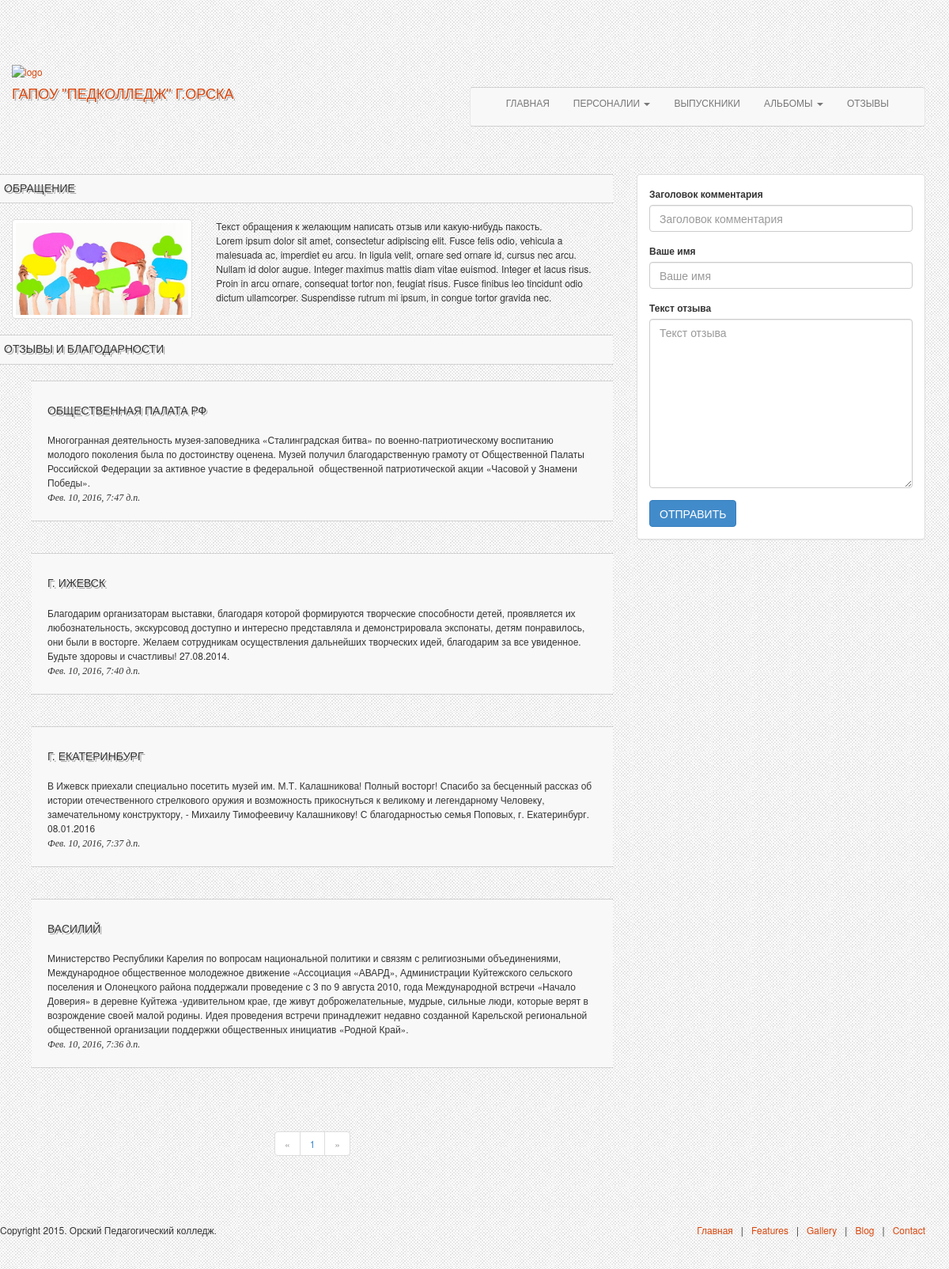
/responses/, run on the app's committed database.
### responses/models.py (models this page shows, shortened)
class response(models.Model):
    title        = models.CharField(verbose_name='Заголовок комментария', max_length=100)
    name         = models.CharField(verbose_name='Ваше имя', max_length=30)
    article      = RichTextField(verbose_name='Текст отзыва')
    publish_date = models.DateTimeField(verbose_name='Дата публикации',auto_now_add=True)
    veryfid_data = models.BooleanField(verbose_name='Данные подтверждены администратором сайта',default=False)
    class Meta:
        db_table = 'response'
        ordering = ['-publish_date']
        verbose_name = 'Отзыв'
        verbose_name_plural = "Отзывы"

### responses/views.py (the view)
# urls.py: url(r'^page/(\d+)/$', 'responses.views.responses_all'),
def responses_all(request, page_number=1):
    args = {}
    args.update(csrf(request))
    all_responses = response.objects.filter(veryfid_data=True)
    current_page = Paginator(all_responses,5)
    args['responses'] = current_page.page(page_number)
    args['form'] = ResponsesForm
    return render_to_response('response.html', args)

### responses/templates/response.html (shortened to what this page needs)
{% extends 'base.html' %}
{% load staticfiles %}
{% load bootstrap3 %}
{% block content %}
<div class="row">
    <div class="col-lg-8 col-md-8 col-sm-12 col-xs-12">
        <div class="col-lg-12 col-md-12 col-sm-12 col-xs-12">
            <div class="row">
                <h5 class="title-bg">Обращение</h5>
                <div class="col-lg-4 col-md-4 col-sm-4 col-xs-4">
                    <img src="{% static "static/img/responses.jpg" %}" style="width: 100%;" class="img-thumbnail"/>
                </div>
                <div class="col-lg-8 col-md-8 col-sm-8 col-xs-8">
                    Текст обращения к желающим написать отзыв или какую-нибудь пакость. <br/>
                    Lorem ipsum dolor sit amet, consectetur adipiscing elit. Fusce felis odio, vehicula a malesuada ac, imperdiet eu arcu. In ligula velit, ornare sed ornare id, cursus nec arcu. Nullam id dolor augue. Integer maximus mattis diam vitae euismod. Integer et lacus risus. Proin in arcu ornare, consequat tortor non, feugiat risus. Fusce finibus leo tincidunt odio dictum ullamcorper. Suspendisse rutrum mi ipsum, in congue tortor gravida nec.
                </div>
            </div>
        </div>
        <div class="col-lg-12 col-md-12 col-sm-12 col-xs-12">
            <div class="row">
                <h5 class="title-bg">Отзывы и благодарности</h5>
                <section class="comments">
                    <ul>
                    {% for response in responses %}
                        <li>
                            <h5>{{ response.name }}</h5>
                            <div class="comment-content">{{ response.article|cut:"<p>"|cut:"</p>"|safe }}</div>
                            <span class="comment-date" style="text-align: right;">{{ response.publish_date }}</span>
                        </li>
                    {% endfor %}
                    </ul>
                </section>
            </div>
        </div>
        <div class="col-lg-12 col-md-12 col-sm-12 col-xs-12 text-center">
            <ul class="pagination">
                {% if responses.has_previous %}
                    <li><a href="/responses/page/{{ responses.previous_page_number }}/">&laquo;</a></li>
                {% else %}
                    <li class="disabled"><a href="">&laquo;</a></li>
                {% endif %}
                {% for page in responses.paginator.page_range %}
                    {% if page == responses.value %}
                        <li class="active"><a href="//page/{{ page }}/">{{ page }}</a></li>
                    {% else %}
                        <li><a href="/responses/page/{{ page }}/">{{ page }}</a></li>
                    {% endif %}
                {% endfor %}
                {% if response.has_next %}
                    <li><a href="/responses/page/{{ responses.next_page_number }}/">&raquo;</a></li>
                {% else %}
                    <li class="disabled"><a href="">&raquo;</a></li>
                {% endif %}
            </ul>
        </div>
    </div>
    <div class="col-lg-4 col-md-4 col-sm-12 col-xs-12">
        <div class="panel panel-default">
            <div class="panel-body">
                <form action="/responses/add_response/" method="post" class="form">
                    {% bootstrap_form form %}
                    {% buttons %}
                        <button type="submit" class="btn btn-primary">ОТПРАВИТЬ</button>
                    {% endbuttons %}
                </form>
            </div>
        </div>
    </div>
</div>
{% endblock %}

### static/css/custom-styles.css (style rules this page uses)
html, body { font-size:12px; line-height:18px; height: 100%; }
body { background: #f9f9f9 url(../img/page-bg-1.jpg); }
h1, h2, h3, h4 , h5, h6 { font-family: "Oswald", sans-serif; font-weight: normal; text-transform:uppercase; }
h1, h2, h3, h4, h5 { text-shadow: 1px 1px 0 #fdfdfd, 2px 2px 0 rgba(81, 81, 81, 0.5), 0 0 1px #fdfdfd; }
h1.title-bg, h2.title-bg, h3.title-bg, h4.title-bg , h5.title-bg, h6.title-bg { background:#f8f8f8; padding:10px 5px; margin: 0px 0px 20px 0px; border-bottom: 1px dotted #a9a9a9; border-top: 1px dotted #a9a9a9; }
a, a:hover { color:#d8450b; }
.comments ul { margin:0px; }
.comments ul li { list-style: none; padding: 20px; background: #f8f8f8; margin-bottom: 40px; border-bottom: 1px dotted #a9a9a9; border-top: 1px dotted #a9a9a9; }
.comment-date { font-family:Georgia, "Times New Roman", Times, serif; font-style: italic; clear: both; }
.comment-content { clear:both; padding-top:10px; }
.row { margin-bottom:20px; }

### static/css/thumbnail-gallery.css (style rules this page uses)
body { padding-top: 70px; }

### data on the page
response: name "ОБЩЕСТВЕННАЯ ПАЛАТА РФ", article "Многогранная деятельность музея-заповедника «Сталинградская битва» по военно-патриотическому воспитанию молодого поколения была по достоинству оценена. Музей получил благодарственную грамоту от Общественной Палаты Российской Федерации за активное участие в федеральной общественной патриотической акции «Часовой у Знамени Победы».", publish_date "Фев. 10, 2016, 7:47 д.п."
response: name "Г. ИЖЕВСК", article "Благодарим организаторам выставки, благодаря которой формируются творческие способности детей, проявляется их любознательность, экскурсовод доступно и интересно представляла и демонстрировала экспонаты, детям понравилось, они были в восторге. Желаем сотрудникам осуществления дальнейших творческих идей, благодарим за все увиденное. Будьте здоровы и счастливы! 27.08.2014.", publish_date "Фев. 10, 2016, 7:40 д.п."
response: name "Г. ЕКАТЕРИНБУРГ", article "В Ижевск приехали специально посетить музей им. М.Т. Калашникова! Полный восторг! Спасибо за бесценный рассказ об истории отечественного стрелкового оружия и возможность прикоснуться к великому и легендарному Человеку, замечательному конструктору, - Михаилу Тимофеевичу Калашникову! С благодарностью семья Поповых, г. Екатеринбург. 08.01.2016", publish_date "Фев. 10, 2016, 7:37 д.п."
response: name "ВАСИЛИЙ", article "Министерство Республики Карелия по вопросам национальной политики и связям с религиозными объединениями, Международное общественное молодежное движение «Ассоциация «АВАРД», Администрации Куйтежского сельского поселения и Олонецкого района поддержали проведение с 3 по 9 августа 2010, года Международной встречи «Начало Доверия» в деревне Куйтежа -удивительном крае, где живут доброжелательные, мудрые, сильные люди, которые верят в возрождение своей малой родины. Идея проведения встречи принадлежит недавно созданной Карельской региональной общественной организации поддержки общественных инициатив «Родной Край».", publish_date "Фев. 10, 2016, 7:36 д.п."

### other printed values
{{ page }} "1"
